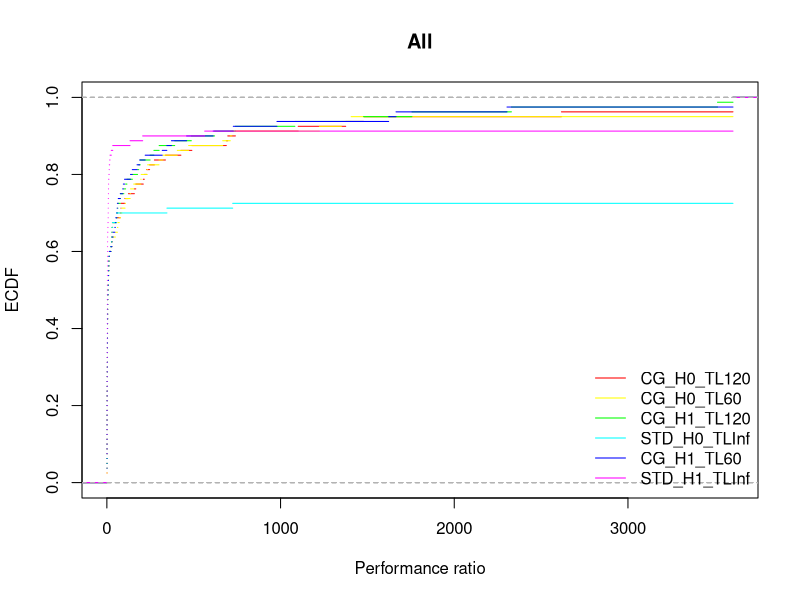
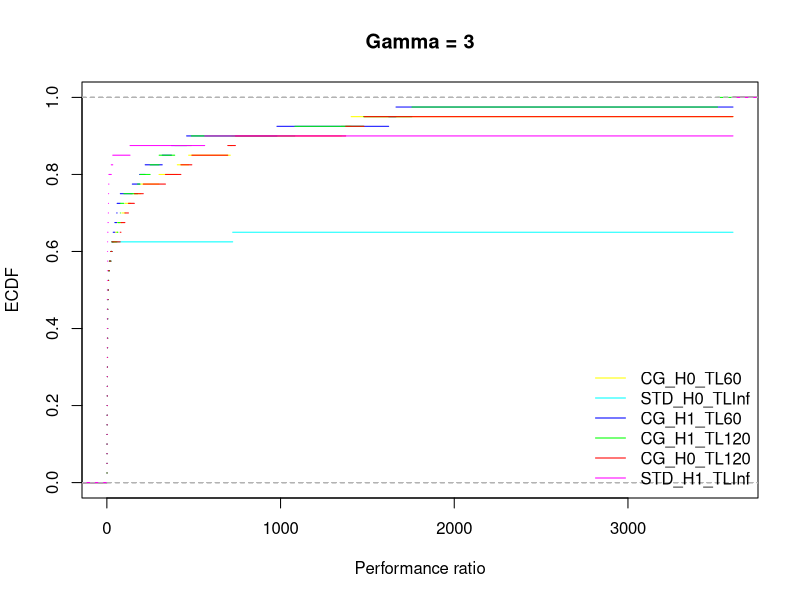
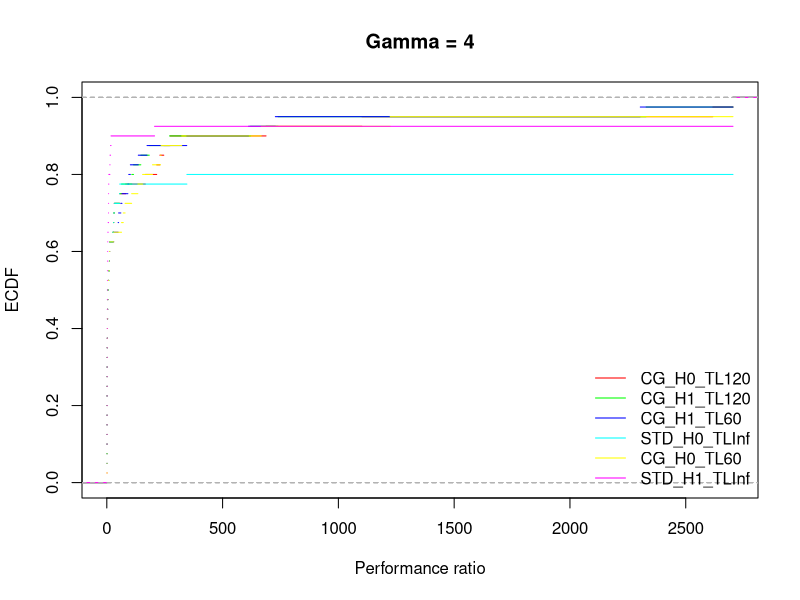
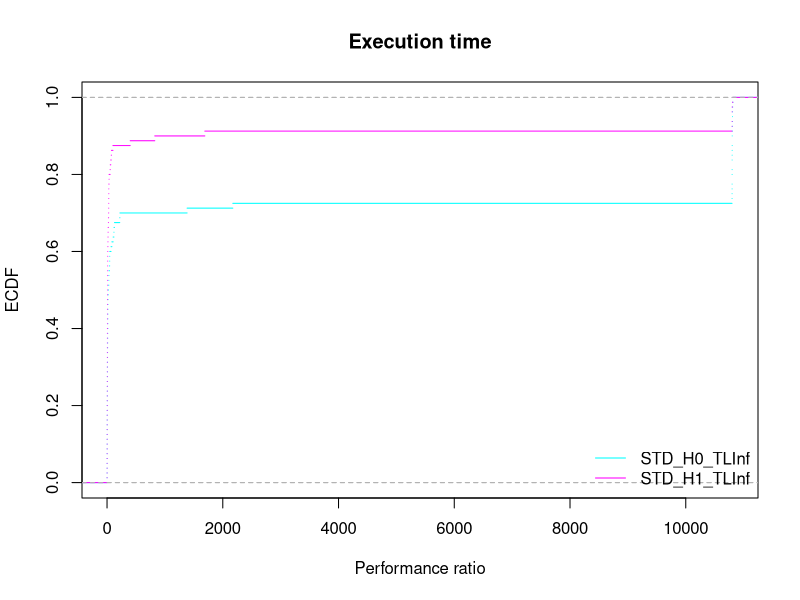

These charts were generated, in order, by the following R code:
## ---- chunk 1
library(rmarkdown)
library(rmarkdown)
library(kableExtra)
library(tidyr)
## ---- chunk 2
results = read.csv("results.csv")
## ---- chunk 3
results = results[,-c(1,ncol(results))]
## ---- chunk 4
results[results$method == "STD",]$has_large_scaled = FALSE
## ---- chunk 5
results = results[results$n_facilities < 25,]
results = results[results$n_facilities != 15 & results$n_customers != 40,]
## ---- chunk 6
paged_table(results)
## ---- chunk 7
results$solver = paste0(results$method, '_H', results$with_heuristic, '_TL', results$standard_TL)
solvers = as.data.frame(unique(results$solver))
colnames(solvers) = "solver"

colors = cbind(solvers, rainbow(nrow(solvers)))

time_limit = 10800
## ---- chunk 8
knitr::kable(solvers)
## ---- chunk 9
make_check_table = function (dataset) {

  objectives = spread(dataset[,c("instance", "Gamma", "solver", "best_obj")], key = solver, value = best_obj)
  
  stdev = apply(objectives, MARGIN = 1, FUN = function(row){
    values = row[-c(1,2)]
    return (sd(values[which(!is.na(values))]))
  })
  
  values = apply(objectives, MARGIN = 1, FUN = function(row){
    values = row[-c(1,2)]
    return (values)
  })
  
  result = cbind( objectives$instance, objectives$Gamma, as.data.frame(t(values)), as.data.frame(stdev) )
  
  colnames(result) = c( colnames(objectives), "stdev")
  
  return(result)
}

Table = make_check_table(results[results$total_time < time_limit,])
## ---- chunk 10
paged_table(Table)
## ---- chunk 11
paged_table(Table[!is.na(Table$stdev) & Table$stdev > 1e-3,])
## ---- chunk 12

make_per_instance_table = function (dataset) {
  times = spread(dataset[,c("instance", "solver", "total_time", "Gamma")], key = solver, value = total_time)
  
  return (times)
}

table = make_per_instance_table(results)
knitr::kable(
    table,
    digits = c(0, matrix(2, nrow = length(solvers$solver)))
  ) %>%
    kable_classic()
## ---- chunk 13
performance_profile = function (dataset, xlim = NULL, log = '', main = "Performance profile") {

  times = spread(dataset[,c("instance", "Gamma", "solver", "total_time")], key = solver, value = total_time)
  times$time.best = apply(times[,-c(1)], 1, FUN = min)
  
  solver_names = data.frame(solver = unique(dataset$solver))
  
  times = na.omit(times)
  print("WARNING omitting NA")
  
  times[,-c(1,ncol(times))]
  
  ratios = times[,-c(1,ncol(times))] / times$time.best
  colnames(ratios) = paste0(colnames(ratios), ".ratio")
  
  worst_ratio = max(ratios)
  
  times = cbind(times, ratios)
  
  for (solver in solver_names$solver) {
    time_limit_filter = times[,solver] >= time_limit
    if ( sum(time_limit_filter) > 0 ) {
      times[time_limit_filter, paste0(solver, ".ratio")] = worst_ratio
    }
  }
  
  if (is.null(xlim)) {
    xlim = c(1, worst_ratio)
  }
  
  #par(mar = c(5,4,4,8))
  
  using_colors = NULL
  using_types = NULL
  
  last_ecdf = NULL
  
  index = 1
  for (solver in solver_names$solver) {
    
    plot_function = if (index == 1) function(...) { plot(..., log = log) } else lines
    
    profile = ecdf(times[,paste0(solver, ".ratio")])
    
    using_color =  colors[colors$solver == solver,2]
    using_colors = rbind(using_colors, using_color)
    using_type = "solid"
    if (using_color == "#00FFFFFF") {
      using_type = "dashed"
    }
    using_types = rbind(using_types, using_type)
    
    plot_function(profile, xlim = xlim, ylim = c(0, 1), lty = using_type, cex = 0, col = using_color, main = "", xlab = "", ylab = "")
    
    index = index + 1
  }
  
  # Set the plot title
  title(main = main,
        xlab = "Performance ratio",
        ylab = "ECDF")
  
  # Set the plot legend
  legend(
    "bottomright",
    #inset=c(-.35, 0),
    legend = solver_names$solver,
    lty = using_types,
    col = using_colors,
    #cex = .5,
    #xpd = TRUE,
    bty = "n"
  )
}
## ---- chunk 14
performance_profile(results, main = "All")
#performance_profile(results, main = "All (log-scale)", log = 'x')
## ---- chunk 15
performance_profile(results[results$Gamma == 3,], main = "Gamma = 3")
performance_profile(results[results$Gamma == 4,], main = "Gamma = 4")
## ---- chunk 16
time_ecdf = function (dataset, xlim = NULL, log = '', main = "ECDF") {
  
  solver_names = data.frame(solver = unique(dataset$solver))
  
  using_colors = NULL
  using_types = NULL
  
  last_ecdf = NULL
  
  xlim = c(0, max(dataset$total_time))
  
  index = 1
  for (solver in solver_names$solver) {
    
    plot_function = if (index == 1) function(...) { plot(..., log = log) } else lines
    
    profile = ecdf(dataset[dataset$solver == solver,]$total_time)
    
    using_color =  colors[colors$solver == solver,2]
    using_colors = rbind(using_colors, using_color)
    using_type = "solid"
    if (using_color == "#00FFFFFF") {
      using_type = "dashed"
    }
    using_types = rbind(using_types, using_type)
    
    plot_function(profile, xlim = xlim, ylim = c(0, 1), lty = using_type, cex = 0, col = using_color, main = "", xlab = "", ylab = "")
    
    index = index + 1
  }
  
  # Set the plot title
  title(main = main,
        xlab = "Performance ratio",
        ylab = "ECDF")
  
  # Set the plot legend
  legend(
    "bottomright",
    #inset=c(-.35, 0),
    legend = solver_names$solver,
    lty = using_types,
    col = using_colors,
    #cex = .5,
    #xpd = TRUE,
    bty = "n"
  )
}
## ---- chunk 17
time_ecdf(results[results$method == "STD",], main = "Execution time")
